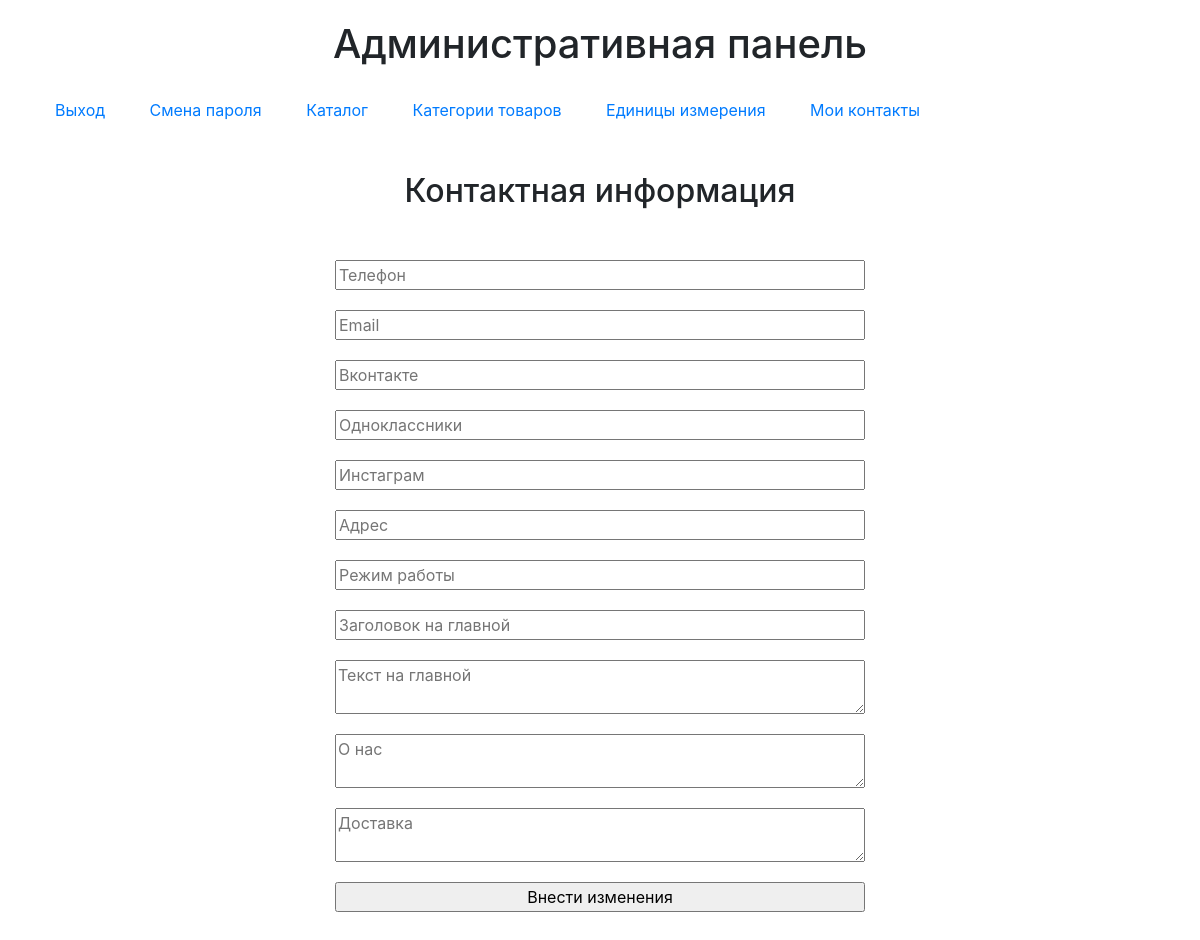
Page /admin/contacts.php (signed in) on the earlier database version.
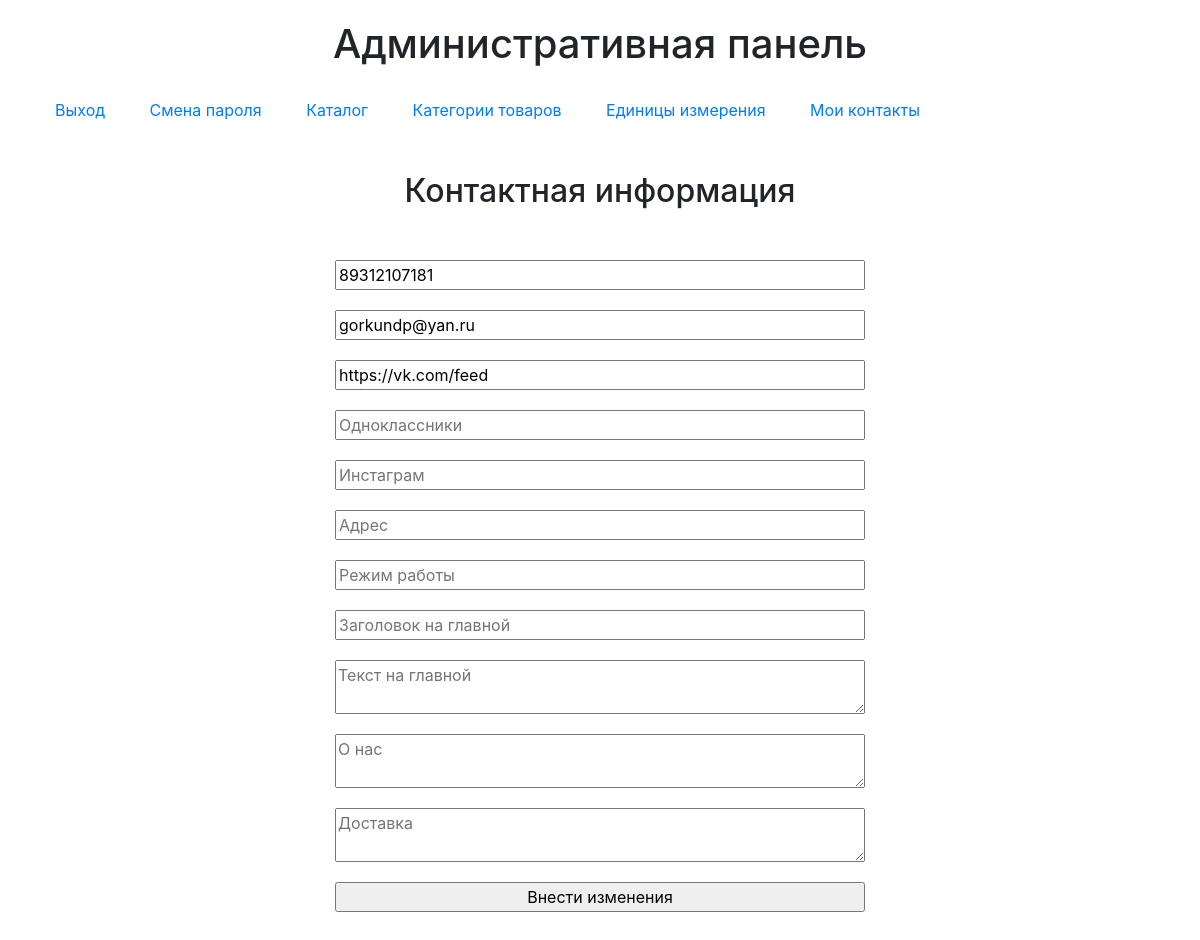
Same page on the later database version.
### tables this page shows
CREATE TABLE IF NOT EXISTS `contacts` (
  `id` int(10) NOT NULL,
  `phone` varchar(50) NOT NULL,
  `email` varchar(50) NOT NULL,
  `city` varchar(50) NOT NULL,
  `street` varchar(50) NOT NULL,
  `house` varchar(10) NOT NULL,
  `whatsapp` varchar(100) NOT NULL,
  `telegram` varchar(100) NOT NULL,
  `vk` varchar(100) NOT NULL,
  `instagram` varchar(100) NOT NULL,
  `time1` varchar(100) NOT NULL,
  `time2` varchar(100) NOT NULL
);

### admin/contacts.php (the view, shortened to what this page needs)
<?php
$query = 'SELECT * FROM contacts WHERE `contacts`.`id` = 1';
$result = mysqli_query($connection, $query);
while ($row = mysqli_fetch_assoc($result)) {
  $phone = $row['phone'];
  $email = $row['email'];
  $address = $row['address'];
  $vk = $row['vk'];
  $ok = $row['ok'];
  $inst = $row['inst'];
  $work = $row['work'];
  $header = $row['header'];
  $hometext = $row['hometext'];
  $about = $row['about'];
  $delivery = $row['delivery'];
}
?>
<?php include_once('header.php') ?>
<h2 class="col-12">Контактная информация</h2>
<div class="form col-md-6 col-12">
  <form method="post" class="flex columns">
    <input type="phone" name="phone" id="phone" placeholder="Телефон" value="<?= $phone ?>" required>
    <input type="email" name="email" id="email" placeholder="Email" value="<?= $email ?>" required>
    <input type="text" name="vk" id="vk" placeholder="Вконтакте" value="<?= $vk ?>">
    <input type="text" name="ok" id="ok" placeholder="Одноклассники" value="<?= $ok ?>">
    <input type="text" name="inst" id="inst" placeholder="Инстаграм" value="<?= $inst ?>">
    <input type="text" name="address" id="address" placeholder="Адрес" value="<?= $address ?>" required>
    <input type="text" name="work" id="work" placeholder="Режим работы" value="<?= $work ?>" required>
    <input type="text" name="header" id="header" placeholder="Заголовок на главной" value="<?= $header ?>" required>
    <textarea name="hometext" id="hometext" placeholder="Текст на главной" required><?= $hometext ?></textarea>
    <textarea name="about" id="about" placeholder="О нас" required><?= $about ?></textarea>
    <textarea name="delivery" id="delivery" placeholder="Доставка" required><?= $delivery ?></textarea>
    <input type="submit" name="contacts" value="Внести изменения">
  </form>
</div>
<?php include_once('footer.php') ?>

### admin/header.php (shortened to what this page needs)
<!DOCTYPE html>
<html lang="ru">
<head>
  <link rel="stylesheet" href="style.css">
</head>
<body>
  <header>
    <h1>Административная панель</h1>
  </header>
  <main class="container">
    <div class="row">
      <nav class="col-12">
      <?php if ($_SESSION['admin']): ?>
        <a class="menu-link" href="login.php?exit=exit">Выход</a>
        <a class="menu-link" href="changepass.php">Смена пароля</a>
        <a class="menu-link" href="index.php">Каталог</a>
        <a class="menu-link" href="categories.php">Категории товаров</a>
        <a class="menu-link" href="units.php">Единицы измерения</a>
        <a class="menu-link" href="contacts.php">Мои контакты</a>
      <?php endif;?>
      </nav>

### admin/footer.php (shortened to what this page needs)
      </div>
  </main>
</body>
</html>

### admin/style/style.css (style rules this page uses)
nav { margin-bottom: 20px; }
h1, h2, h3 { display: block; width: 100%; text-align: center; margin: 20px 0; }
.form { padding: 20px; margin: 0 auto; }
form { display: flex; flex-direction: column; }
input, textarea, select { margin: 10px 0; }
.menu-link { display: inline-block; margin-right: 20px; padding: 10px; }

Differences in the rows shown:
added contacts: phone "89312107181", email "gorkundp@yan.ru", vk "https://vk.com/feed"
